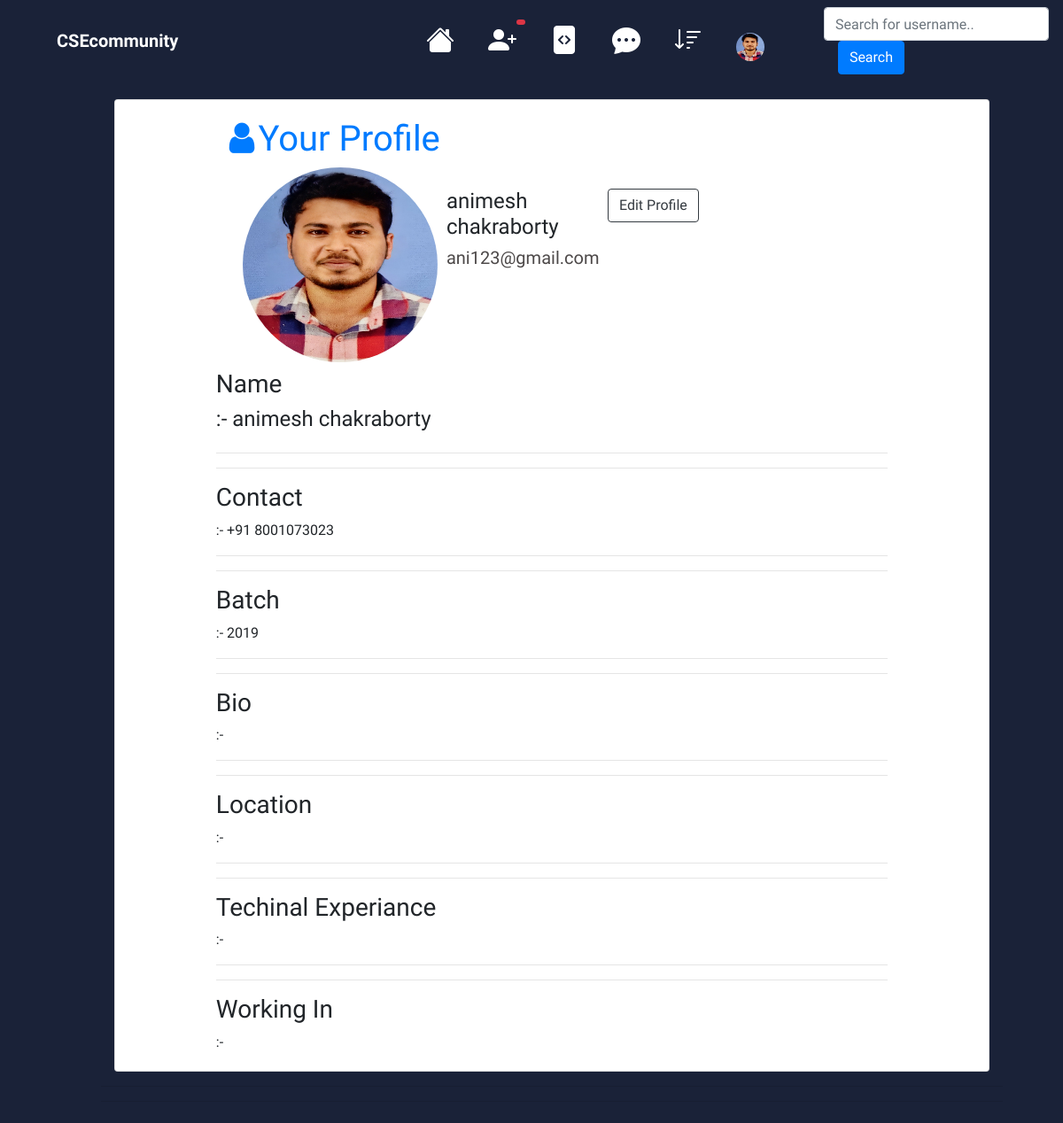
Screenshot of /pf (signed in) with the database file from the repository.
### core/models.py (models this page shows, shortened)
class Profile(models.Model):
       user = models.ForeignKey(User,on_delete = models.CASCADE,)
       id_user = models.IntegerField()
       bio = models.TextField(blank=True)
       name=models.CharField(max_length=100,blank=True)
       profileimg = models.ImageField(upload_to ='profile_images',default ='black-profile-picture.png')
       location = models.CharField(max_length=100,blank=True)
       contact=models.TextField(blank=True)
       batch =models.CharField(max_length=100,blank=True)
       working=models.TextField()
       techinal_experiance=models.TextField()
       isverified=models.BooleanField(default=False)

### core/views.py (the view)
# urls.py: path('pf',views.pf, name='pf'),
def pf(request):
       user_profile = Profile.objects.get(user=request.user)
       return render(request,'pro.html',{'user_profile':user_profile})

### templates/pro.html (shortened to what this page needs)
{% extends "header.html" %}
{% block body%}<div class="main" style="margin-top:10vh;">
  <div class="container-fluid">
    <div class="row">
        <div class="col-lg-1 p-0">
        </div>
        <div class="col-lg-11 p-2">
            <div class="container-fluid">
                <div class="row">
                    <div class="col">
                        <div class="post-update card status-update-card"
<style="background-color:rgba(69, 128, 238, 0.2); border-color:rgb(219, 219, 226);">
<div class="card-body">
                    <div class="col-10 offset-1">
                        <div class="container bootstrap snippet">
                            <h1 class="text-primary"><i class="fa fa-user mr-1"></i>Your Profile</h1>
                                <div class="col">
                                    <div class="row">
                                        <div class="col-3 text-center">
                                            <img src=" {{user_profile.profileimg.url}}" alt="" width="220" height="220n8" class="img-circle rounded-circle mb-2">
                                        </div>
                                        <div class="col-8 ml-5">
                                            <div class="row mt-4">
                                                <div class="col-9">
                                                    <div class="row">
                                                        <div class="col">
                                                     <strong>       <h4 class="full-name w-100"><span>{{user_profile.name}}</span></h4></strong>
                                                        </div>
                                                                                                                    <div class="col">
                                                                <a href="/setting" class="btn btn-outline-dark">Edit Profile</a>
                                                            </div>
                                                                                                            </div>
                                                    <h5 class="user-name">{{user.email}}</h5>
                                                                                                    </div>
                                                <div class="col-3">
                                                                                                    </div>
                                            </div>
                                                </div>
                                            </div>
                                        </div>
                                    </div>
                                    <div class="row">
                                        <div class="col">
                                              <h3>Name</h3>
                                                    <span>     <h4 class="full-name w-106">:- <span>{{user_profile.name}}</span></h4></strong>
                                                       </div>
                                            </div>
                                            <hr>
                                            <hr>
                                            <h3>Contact</h3>
                                            <span>     </h5 >  :- +91 <span>{{user_profile.contact}}</span></h5></strong>
                                               <hr>
                                               <hr>
                                               <h3>Batch</h3>
                                                    </h5 >  :-  <span>{{user_profile.batch}}</span></h5></strong>
                                                  <hr>
                                                  <hr>
                                                  <h3>Bio</h3>
                                                  <span>     </h5 >  :-  </h5></strong>
                                                     <hr>
                                                     <hr>
                                                     <h3>Location</h3>
                                                     <span>     </h5 >  :- </h5></strong>
                                                        <hr>
                                                        <hr>
                                                        <h3>Techinal Experiance</h3>
                                                        <span>     </h5 >  :-  </h5></strong>
                                                           <hr>
                                                           <hr>
                                                           <h3>Working In</h3>
                                                           <span>     </h5 >  :-  </h5></strong>
                                                              </div>
                </div>
            </div>
        </div>
    </div>
</div>
<hr>
        <hr>
                </div>
            </div>
        </div>
    </div>
</body>
</html>
{%endblock%}

### templates/header.html (shortened to what this page needs)
<!DOCTYPE html>
<html lang="en">
<head>
    <link rel="stylesheet" href="/static/css/style.css">
    <link rel="stylesheet" href="https://cdn.jsdelivr.net/npm/bootstrap-icons@1.3.0/font/bootstrap-icons.css">
    <link rel="stylesheet" href="https://cdnjs.cloudflare.com/ajax/libs/font-awesome/4.7.0/css/font-awesome.min.css">
    <link rel="stylesheet" href="https://maxcdn.bootstrapcdn.com/bootstrap/4.3.1/css/bootstrap.min.css">
</head>
<body>
    <div class="container-main">
        <div class="header-section fixed-top">
    <nav class="navbar navbar-expand-lg navbar-dark bg-default">
        <a class="navbar-brand mx-5 font-weight-bolder" href="">CSEcommunity</a>
        <div class="collapse navbar-collapse" id="navbarSupportedContent">
            <ul class="navbar-nav ml-auto mr-5 d-flex align-items-baseline">
                <li class="nav-item active">
                    <a class="nav-link font-weight-bold" href="/"><span class="bi bi-house-fill fa-2x"></span></a>
                </li>
                <li class="nav-item active">
                    <a class="nav-link font-weight-bold" href="/frequest" class=" position-relative">
                        <span class="bi bi-person-plus-fill fa-2x"></span>
                        <span class="position-absolute top-0 start-100 translate-middle badge rounded-pill bg-danger">
                        </span>
                    </a>
                </li>
                <li class="nav-item active">
                    <a class="nav-link font-weight-bold" href="/code"><span class="bi bi-file-code-fill fa-2x"></span></a>
                </li>
                <li class="nav-item active">
                    <a class="nav-link font-weight-bold" href="chatting/rooms"><span class="bi bi-chat-dots-fill fa-2x"></span></a>
                </li>
                <li class="nav-item active
                 dropdown">
                    <a class="nav-link  font-weight-bold" href="#" id="navbarDropdown" role="button" data-toggle="dropdown" aria-haspopup="true" aria-expanded="false">
                        <span class= "bi bi-sort-down fa-2x"></span>
                    </a>
                </li>
                <li class="nav-item">
                    <a class="nav-link font-weight-bold" href="/pro">
    <img src="{{user_profile.profileimg.url}}"
        class="profile-icon rounded-circle z-depth-2"alt=""> </a>
</li>
            </ul>
            <form  action="/search" method="POST">
                <input class="form-control mr-sm-2" type="text" name="username" placeholder="Search for username..">&nbsp; &nbsp;
                <button class="btn btn-primary my-2 my-sm-0" type="submit">Search</button>
            </form>
        </div>
    </nav>
</div>
                                                            </div>
{% block body%}
{% endblock %}
</body>
</html>

### static/css/style.css (style rules this page uses)
body { font-family: 'Comfortaa', cursive !important; font-size: medium; }
.main { padding-left: 1%; padding-right: 5%; }
.profile-icon { height: 2rem; width: 2rem }
.user-name { color: rgb(77, 73, 73); }

### templates/pro.html (style rules this page uses)
body { background: #1A2238 url("https://www.toptal.com/designers/subtlepatterns/patterns/sports.png") fixed; }

### templates/header.html (style rules this page uses)
.navbar-nav > li { padding-left:11px; padding-right:11px; }
.navbar { background-color: #1A2238; border-color: #E7E7E7; }

### rows the page displays
Profile: profileimg (picture), name "animesh chakraborty", contact "8001073023", batch "2019"

### other values shown
{{ user.email }} "ani123@gmail.com"
